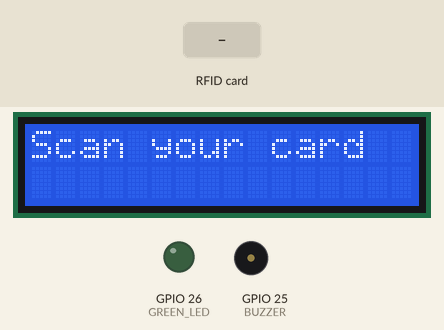
This sketch was run on a simulated ESP32. Parts: 16×2 character LCD, output pins drawn as LEDs (lit = HIGH), buzzer (waves = sounding, pin HIGH). The inputs (shaded band) are chosen by the test bench. What the sketch prints to the serial monitor is not drawn.

Above: at 1.3 s.
1.4 s: RFID card 5E 7A 19 C4 held to the reader
At 1.52 s:
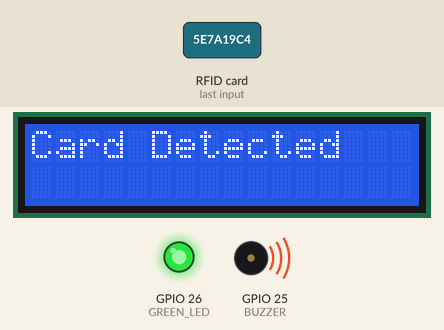
At 2.0 s:
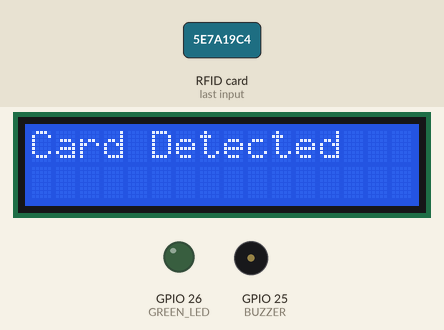
Timing chart, 0 to 4.4 s (numbered marks = the images above; inputs shaded):
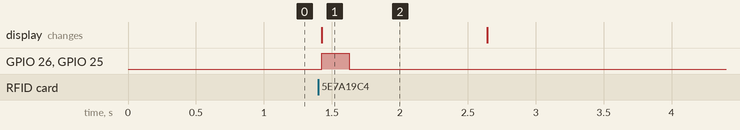

The sketch:

rfid_v2_esp32.ino
```cpp
#include <SPI.h>
#include <MFRC522.h>
#include <Wire.h>
#include <LiquidCrystal_I2C.h>

// ---------------- PIN CONFIG ----------------
#define SS_PIN 5
#define RST_PIN 4   // Final system pin

#define GREEN_LED 26
#define BUZZER    25

#define SDA_PIN 21
#define SCL_PIN 22

MFRC522 mfrc522(SS_PIN, RST_PIN);
LiquidCrystal_I2C lcd(0x27, 16, 2);

void setup() {
  Serial.begin(115200);

  // -------- SPI (RFID) --------
  SPI.begin(18, 19, 23, 5);
  mfrc522.PCD_Init();

  // -------- I2C (LCD) --------
  Wire.begin(SDA_PIN, SCL_PIN);
  lcd.init();
  lcd.backlight();

  // -------- OUTPUT PINS --------
  pinMode(GREEN_LED, OUTPUT);
  pinMode(BUZZER, OUTPUT);

  // -------- START MESSAGE --------
  lcd.setCursor(0, 0);
  lcd.print("Scan your card");
}

void loop() {

  // -------- CHECK FOR CARD --------
  if (!mfrc522.PICC_IsNewCardPresent()) return;
  if (!mfrc522.PICC_ReadCardSerial()) return;

  Serial.println("Card Detected");

  // -------- LCD DISPLAY --------
  lcd.clear();
  lcd.setCursor(0, 0);
  lcd.print("Card Detected");

  // -------- SUCCESS FEEDBACK --------
  digitalWrite(GREEN_LED, HIGH);
  digitalWrite(BUZZER, HIGH);
  delay(200);

  digitalWrite(GREEN_LED, LOW);
  digitalWrite(BUZZER, LOW);

  delay(1000);

  // -------- RESET SCREEN --------
  lcd.clear();
  lcd.setCursor(0, 0);
  lcd.print("Scan your card");
}
```

Measured:
- after the input at 1.4 s, GPIO 26 (GREEN_LED), GPIO 25 (BUZZER): LOW → HIGH at once, → LOW 0.20 s later; the display: changes at once (image 1)
- what the display in image 1 shows lasts 1.2 s, from 1.4 s to 2.6 s
